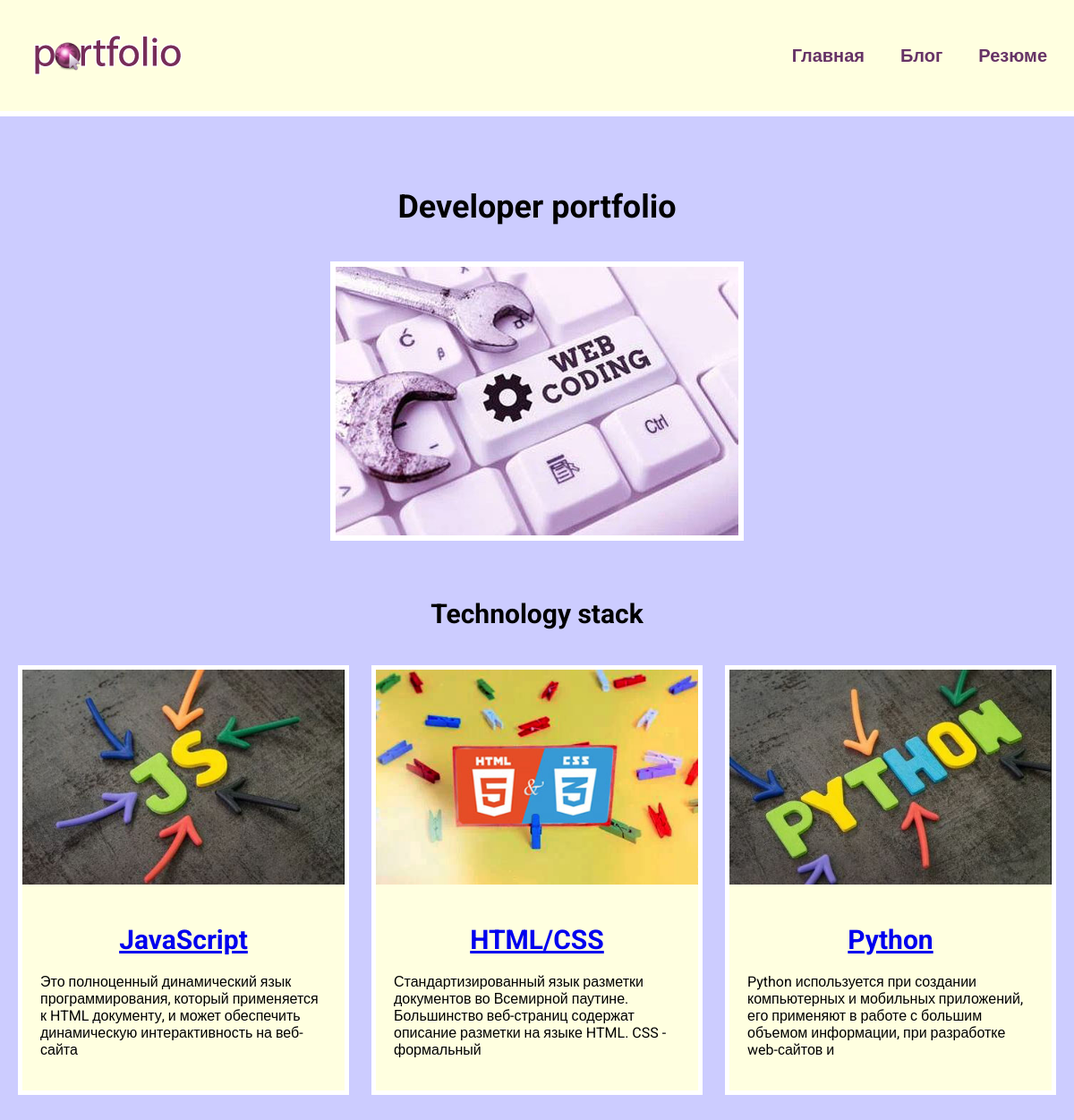
The page / on the database its author committed.
### skills/models.py (models this page shows, shortened)
class Skill(models.Model):
    title = models.CharField(max_length=100)
    description = models.TextField(max_length=150)
    image = models.ImageField(upload_to='skills/images/')
    url = models.URLField(blank=True)

### skills/views.py (the view)
# urls.py: path('', views.index, name='index'),
def index(request):
    skills = Skill.objects.all()
    return render(request, 'skills/index.html', {'skills': skills})

### skills/templates/skills/index.html
{% extends 'skills/base.html' %}
{% load static %}
{% block content %}
<h1>Developer portfolio</h1>
<div class="img">
    <img src="{% static 'skills/wc.jpg' %}" alt="">
</div>
<h2>Technology stack</h2>
<div class="block">
    {% for skill in skills %}
    <div class="element">
        <div>
            <img src="{{ skill.image.url }}" alt="">
        </div>
        <div class="text">
            <h2><a href="{{ skill.url }}" target="_blank"> {{ skill.title }}</a></h2>
            <p>{{ skill.description }}</p>
        </div>
    </div>
    {% endfor %}
</div>
{% endblock %}

### skills/templates/skills/base.html (shortened to what this page needs)
<!DOCTYPE html>
{% load static %}
<html lang="en">
<head>
    <link rel="stylesheet" href="{% static 'css/style.css' %}">
</head>
<body>
<div class="menu">
    <div class="wrap">
        <div class="logo">
            <a href="{% url 'index' %}">
                <img src="{% static 'skills/logo.png' %}" alt="">
            </a>
        </div>
        <ul>
            <li><a href="{% url 'index' %}">Главная</a></li>
            <li><a href="{% url 'blog:blogs' %}">Блог</a></li>
            <li target="_blank"><a href="{% static 'skills/resume.pdf' %}">Резюме</a></li>
        </ul>
    </div>
</div>
<div class="content">
    <div class="wrap">
        {% block content %}
        {% endblock %}
    </div>
</div>
</body>
</html>

### skills/static/css/style.css (style rules this page uses)
body { font-family: 'Roboto', sans-serif; padding: 0; margin: 0; background-color: #CCCCFF; }
.wrap { max-width: 1200px; margin: 0 auto; padding: 20px; box-sizing: border-box; }
.block { display: flex; flex-wrap: wrap; justify-content: space-between; margin-bottom: 60px; }
.element, .count { background-color: lightyellow; flex-basis: 360px; border: 5px solid #FFF; margin: 20px 0px; }
.text { width: 360px; padding: 20px; box-sizing: border-box; }
.block img { max-width: 360px; }
.content h1 { text-align: center; margin: 60px 0px 40px; font-size: 36px; }
.img + h2, .text h2 { text-align: center; margin: 20px; font-size: 30px; }
.img { text-align: center; margin-bottom: 60px; }
.img img { border: 6px solid #FFF; }
.menu { background-color: lightyellow; padding: 10px; border-bottom: 6px solid #fff; }
.menu .wrap { display: flex; flex-wrap: wrap; justify-content: space-between; align-items: center; }
.menu ul { display: flex; list-style: none; font-size: 20px; }
.menu li { margin-left: 40px; }
.menu a { color: #663366; font-weight: bold; text-decoration: none; }

### rows shown on the page
Skill: image (picture), title "JavaScript", description "Это полноценный динамический язык программирования, который применяется к HTML документу, и может обеспечить динамическую интерактивность на веб-сайта"
Skill: image (picture), title "HTML/CSS", description "Стандартизированный язык разметки документов во Всемирной паутине. Большинство веб-страниц содержат описание разметки на языке HTML. CSS - формальный"
Skill: image (picture), title "Python", description "Python используется при создании компьютерных и мобильных приложений, его применяют в работе с большим объемом информации, при разработке web-сайтов и"
